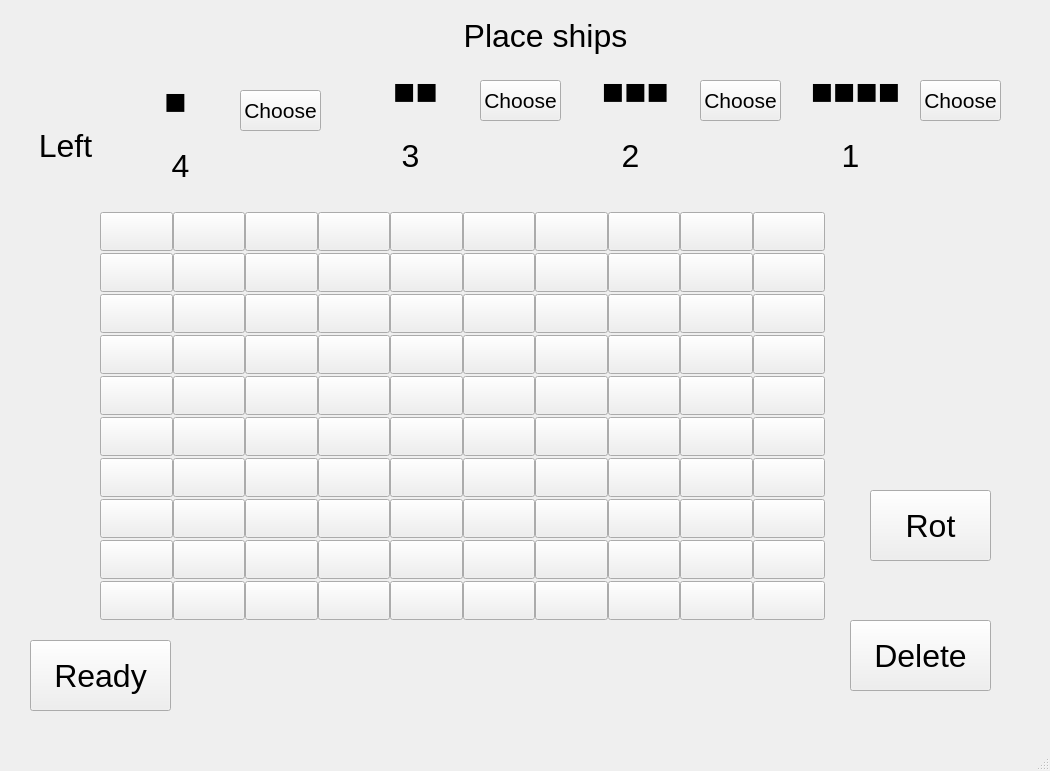
<?xml version="1.0" encoding="UTF-8"?>
<ui version="4.0">
 <class>MainWindow</class>
 <widget class="QMainWindow" name="MainWindow">
  <property name="geometry">
   <rect>
    <x>0</x>
    <y>0</y>
    <width>1050</width>
    <height>771</height>
   </rect>
  </property>
  <property name="windowTitle">
   <string>MainWindow</string>
  </property>
  <widget class="QWidget" name="centralwidget">
   <widget class="QWidget" name="gridLayoutWidget">
    <property name="geometry">
     <rect>
      <x>100</x>
      <y>210</y>
      <width>725</width>
      <height>412</height>
     </rect>
    </property>
    <property name="font">
     <font>
      <pointsize>20</pointsize>
     </font>
    </property>
    <layout class="QGridLayout" name="gridLayout">
     <property name="sizeConstraint">
      <enum>QLayout::SetDefaultConstraint</enum>
     </property>
     <property name="spacing">
      <number>0</number>
     </property>
     <item row="5" column="0">
      <widget class="QPushButton" name="btn_51">
       <property name="font">
        <font>
         <pointsize>20</pointsize>
        </font>
       </property>
       <property name="text">
        <string/>
       </property>
      </widget>
     </item>
     <item row="2" column="4">
      <widget class="QPushButton" name="btn_25">
       <property name="font">
        <font>
         <pointsize>20</pointsize>
        </font>
       </property>
       <property name="text">
        <string/>
       </property>
      </widget>
     </item>
     <item row="8" column="0">
      <widget class="QPushButton" name="btn_81">
       <property name="font">
        <font>
         <pointsize>20</pointsize>
        </font>
       </property>
       <property name="text">
        <string/>
       </property>
      </widget>
     </item>
     <item row="7" column="0">
      <widget class="QPushButton" name="btn_71">
       <property name="font">
        <font>
         <pointsize>20</pointsize>
        </font>
       </property>
       <property name="text">
        <string/>
       </property>
      </widget>
     </item>
     <item row="6" column="0">
      <widget class="QPushButton" name="btn_61">
       <property name="font">
        <font>
         <pointsize>20</pointsize>
        </font>
       </property>
       <property name="text">
        <string/>
       </property>
      </widget>
     </item>
     <item row="3" column="0">
      <widget class="QPushButton" name="btn_31">
       <property name="font">
        <font>
         <pointsize>20</pointsize>
        </font>
       </property>
       <property name="text">
        <string/>
       </property>
      </widget>
     </item>
     <item row="0" column="1">
      <widget class="QPushButton" name="btn_2">
       <property name="font">
        <font>
         <pointsize>20</pointsize>
        </font>
       </property>
       <property name="text">
        <string/>
       </property>
      </widget>
     </item>
     <item row="0" column="5">
      <widget class="QPushButton" name="btn_6">
       <property name="font">
        <font>
         <pointsize>20</pointsize>
        </font>
       </property>
       <property name="text">
        <string/>
       </property>
      </widget>
     </item>
     <item row="0" column="2">
      <widget class="QPushButton" name="btn_3">
       <property name="font">
        <font>
         <pointsize>20</pointsize>
        </font>
       </property>
       <property name="text">
        <string/>
       </property>
      </widget>
     </item>
     <item row="4" column="0">
      <widget class="QPushButton" name="btn_41">
       <property name="font">
        <font>
         <pointsize>20</pointsize>
        </font>
       </property>
       <property name="text">
        <string/>
       </property>
      </widget>
     </item>
     <item row="0" column="3">
      <widget class="QPushButton" name="btn_4">
       <property name="font">
        <font>
         <pointsize>20</pointsize>
        </font>
       </property>
       <property name="text">
        <string/>
       </property>
      </widget>
     </item>
     <item row="0" column="7">
      <widget class="QPushButton" name="btn_8">
       <property name="font">
        <font>
         <pointsize>20</pointsize>
        </font>
       </property>
       <property name="text">
        <string/>
       </property>
      </widget>
     </item>
     <item row="0" column="6">
      <widget class="QPushButton" name="btn_7">
       <property name="font">
        <font>
         <pointsize>20</pointsize>
        </font>
       </property>
       <property name="text">
        <string/>
       </property>
      </widget>
     </item>
     <item row="0" column="4">
      <widget class="QPushButton" name="btn_5">
       <property name="font">
        <font>
         <pointsize>20</pointsize>
        </font>
       </property>
       <property name="text">
        <string/>
       </property>
      </widget>
     </item>
     <item row="0" column="0">
      <widget class="QPushButton" name="btn_1">
       <property name="font">
        <font>
         <pointsize>20</pointsize>
        </font>
       </property>
       <property name="text">
        <string/>
       </property>
      </widget>
     </item>
     <item row="8" column="8">
      <widget class="QPushButton" name="btn_89">
       <property name="font">
        <font>
         <pointsize>20</pointsize>
        </font>
       </property>
       <property name="text">
        <string/>
       </property>
      </widget>
     </item>
     <item row="1" column="9">
      <widget class="QPushButton" name="btn_20">
       <property name="font">
        <font>
         <pointsize>20</pointsize>
        </font>
       </property>
       <property name="text">
        <string/>
       </property>
      </widget>
     </item>
     <item row="2" column="1">
      <widget class="QPushButton" name="btn_22">
       <property name="font">
        <font>
         <pointsize>20</pointsize>
        </font>
       </property>
       <property name="text">
        <string/>
       </property>
      </widget>
     </item>
     <item row="2" column="3">
      <widget class="QPushButton" name="btn_24">
       <property name="font">
        <font>
         <pointsize>20</pointsize>
        </font>
       </property>
       <property name="text">
        <string/>
       </property>
      </widget>
     </item>
     <item row="8" column="9">
      <widget class="QPushButton" name="btn_90">
       <property name="font">
        <font>
         <pointsize>20</pointsize>
        </font>
       </property>
       <property name="text">
        <string/>
       </property>
      </widget>
     </item>
     <item row="1" column="8">
      <widget class="QPushButton" name="btn_19">
       <property name="font">
        <font>
         <pointsize>20</pointsize>
        </font>
       </property>
       <property name="text">
        <string/>
       </property>
      </widget>
     </item>
     <item row="1" column="3">
      <widget class="QPushButton" name="btn_14">
       <property name="font">
        <font>
         <pointsize>20</pointsize>
        </font>
       </property>
       <property name="text">
        <string/>
       </property>
      </widget>
     </item>
     <item row="1" column="2">
      <widget class="QPushButton" name="btn_13">
       <property name="font">
        <font>
         <pointsize>20</pointsize>
        </font>
       </property>
       <property name="text">
        <string/>
       </property>
      </widget>
     </item>
     <item row="1" column="1">
      <widget class="QPushButton" name="btn_12">
       <property name="font">
        <font>
         <pointsize>20</pointsize>
        </font>
       </property>
       <property name="text">
        <string/>
       </property>
      </widget>
     </item>
     <item row="1" column="0">
      <widget class="QPushButton" name="btn_11">
       <property name="font">
        <font>
         <pointsize>20</pointsize>
        </font>
       </property>
       <property name="text">
        <string/>
       </property>
      </widget>
     </item>
     <item row="1" column="5">
      <widget class="QPushButton" name="btn_16">
       <property name="font">
        <font>
         <pointsize>20</pointsize>
        </font>
       </property>
       <property name="text">
        <string/>
       </property>
      </widget>
     </item>
     <item row="1" column="4">
      <widget class="QPushButton" name="btn_15">
       <property name="font">
        <font>
         <pointsize>20</pointsize>
        </font>
       </property>
       <property name="text">
        <string/>
       </property>
      </widget>
     </item>
     <item row="1" column="6">
      <widget class="QPushButton" name="btn_17">
       <property name="font">
        <font>
         <pointsize>20</pointsize>
        </font>
       </property>
       <property name="text">
        <string/>
       </property>
      </widget>
     </item>
     <item row="0" column="8">
      <widget class="QPushButton" name="btn_9">
       <property name="font">
        <font>
         <pointsize>20</pointsize>
        </font>
       </property>
       <property name="text">
        <string/>
       </property>
      </widget>
     </item>
     <item row="2" column="0">
      <widget class="QPushButton" name="btn_21">
       <property name="font">
        <font>
         <pointsize>20</pointsize>
        </font>
       </property>
       <property name="text">
        <string/>
       </property>
      </widget>
     </item>
     <item row="0" column="9">
      <widget class="QPushButton" name="btn_10">
       <property name="font">
        <font>
         <pointsize>20</pointsize>
        </font>
       </property>
       <property name="text">
        <string/>
       </property>
      </widget>
     </item>
     <item row="1" column="7">
      <widget class="QPushButton" name="btn_18">
       <property name="font">
        <font>
         <pointsize>20</pointsize>
        </font>
       </property>
       <property name="text">
        <string/>
       </property>
      </widget>
     </item>
     <item row="9" column="0">
      <widget class="QPushButton" name="btn_91">
       <property name="font">
        <font>
         <pointsize>20</pointsize>
        </font>
       </property>
       <property name="text">
        <string/>
       </property>
      </widget>
     </item>
     <item row="9" column="7">
      <widget class="QPushButton" name="btn_98">
       <property name="font">
        <font>
         <pointsize>20</pointsize>
        </font>
       </property>
       <property name="text">
        <string/>
       </property>
      </widget>
     </item>
     <item row="9" column="9">
      <widget class="QPushButton" name="btn_100">
       <property name="font">
        <font>
         <pointsize>20</pointsize>
        </font>
       </property>
       <property name="text">
        <string/>
       </property>
      </widget>
     </item>
     <item row="9" column="3">
      <widget class="QPushButton" name="btn_94">
       <property name="font">
        <font>
         <pointsize>20</pointsize>
        </font>
       </property>
       <property name="text">
        <string/>
       </property>
      </widget>
     </item>
     <item row="9" column="2">
      <widget class="QPushButton" name="btn_93">
       <property name="font">
        <font>
         <pointsize>20</pointsize>
        </font>
       </property>
       <property name="text">
        <string/>
       </property>
      </widget>
     </item>
     <item row="9" column="1">
      <widget class="QPushButton" name="btn_92">
       <property name="font">
        <font>
         <pointsize>20</pointsize>
        </font>
       </property>
       <property name="text">
        <string/>
       </property>
      </widget>
     </item>
     <item row="9" column="8">
      <widget class="QPushButton" name="btn_99">
       <property name="font">
        <font>
         <pointsize>20</pointsize>
        </font>
       </property>
       <property name="text">
        <string/>
       </property>
      </widget>
     </item>
     <item row="9" column="6">
      <widget class="QPushButton" name="btn_97">
       <property name="font">
        <font>
         <pointsize>20</pointsize>
        </font>
       </property>
       <property name="text">
        <string/>
       </property>
      </widget>
     </item>
     <item row="9" column="5">
      <widget class="QPushButton" name="btn_96">
       <property name="font">
        <font>
         <pointsize>20</pointsize>
        </font>
       </property>
       <property name="text">
        <string/>
       </property>
      </widget>
     </item>
     <item row="9" column="4">
      <widget class="QPushButton" name="btn_95">
       <property name="font">
        <font>
         <pointsize>20</pointsize>
        </font>
       </property>
       <property name="text">
        <string/>
       </property>
      </widget>
     </item>
     <item row="2" column="5">
      <widget class="QPushButton" name="btn_26">
       <property name="font">
        <font>
         <pointsize>20</pointsize>
        </font>
       </property>
       <property name="text">
        <string/>
       </property>
      </widget>
     </item>
     <item row="7" column="2">
      <widget class="QPushButton" name="btn_73">
       <property name="font">
        <font>
         <pointsize>20</pointsize>
        </font>
       </property>
       <property name="text">
        <string/>
       </property>
      </widget>
     </item>
     <item row="8" column="7">
      <widget class="QPushButton" name="btn_88">
       <property name="font">
        <font>
         <pointsize>20</pointsize>
        </font>
       </property>
       <property name="text">
        <string/>
       </property>
      </widget>
     </item>
     <item row="3" column="3">
      <widget class="QPushButton" name="btn_34">
       <property name="font">
        <font>
         <pointsize>20</pointsize>
        </font>
       </property>
       <property name="text">
        <string/>
       </property>
      </widget>
     </item>
     <item row="3" column="2">
      <widget class="QPushButton" name="btn_33">
       <property name="font">
        <font>
         <pointsize>20</pointsize>
        </font>
       </property>
       <property name="text">
        <string/>
       </property>
      </widget>
     </item>
     <item row="3" column="1">
      <widget class="QPushButton" name="btn_32">
       <property name="font">
        <font>
         <pointsize>20</pointsize>
        </font>
       </property>
       <property name="text">
        <string/>
       </property>
      </widget>
     </item>
     <item row="7" column="3">
      <widget class="QPushButton" name="btn_74">
       <property name="font">
        <font>
         <pointsize>20</pointsize>
        </font>
       </property>
       <property name="text">
        <string/>
       </property>
      </widget>
     </item>
     <item row="3" column="5">
      <widget class="QPushButton" name="btn_36">
       <property name="font">
        <font>
         <pointsize>20</pointsize>
        </font>
       </property>
       <property name="text">
        <string/>
       </property>
      </widget>
     </item>
     <item row="3" column="6">
      <widget class="QPushButton" name="btn_37">
       <property name="font">
        <font>
         <pointsize>20</pointsize>
        </font>
       </property>
       <property name="text">
        <string/>
       </property>
      </widget>
     </item>
     <item row="3" column="4">
      <widget class="QPushButton" name="btn_35">
       <property name="font">
        <font>
         <pointsize>20</pointsize>
        </font>
       </property>
       <property name="text">
        <string/>
       </property>
      </widget>
     </item>
     <item row="3" column="8">
      <widget class="QPushButton" name="btn_39">
       <property name="font">
        <font>
         <pointsize>20</pointsize>
        </font>
       </property>
       <property name="text">
        <string/>
       </property>
      </widget>
     </item>
     <item row="3" column="9">
      <widget class="QPushButton" name="btn_40">
       <property name="font">
        <font>
         <pointsize>20</pointsize>
        </font>
       </property>
       <property name="text">
        <string/>
       </property>
      </widget>
     </item>
     <item row="7" column="5">
      <widget class="QPushButton" name="btn_76">
       <property name="font">
        <font>
         <pointsize>20</pointsize>
        </font>
       </property>
       <property name="text">
        <string/>
       </property>
      </widget>
     </item>
     <item row="7" column="4">
      <widget class="QPushButton" name="btn_75">
       <property name="font">
        <font>
         <pointsize>20</pointsize>
        </font>
       </property>
       <property name="text">
        <string/>
       </property>
      </widget>
     </item>
     <item row="4" column="1">
      <widget class="QPushButton" name="btn_42">
       <property name="font">
        <font>
         <pointsize>20</pointsize>
        </font>
       </property>
       <property name="text">
        <string/>
       </property>
      </widget>
     </item>
     <item row="4" column="4">
      <widget class="QPushButton" name="btn_45">
       <property name="font">
        <font>
         <pointsize>20</pointsize>
        </font>
       </property>
       <property name="text">
        <string/>
       </property>
      </widget>
     </item>
     <item row="4" column="2">
      <widget class="QPushButton" name="btn_43">
       <property name="font">
        <font>
         <pointsize>20</pointsize>
        </font>
       </property>
       <property name="text">
        <string/>
       </property>
      </widget>
     </item>
     <item row="4" column="6">
      <widget class="QPushButton" name="btn_47">
       <property name="font">
        <font>
         <pointsize>20</pointsize>
        </font>
       </property>
       <property name="text">
        <string/>
       </property>
      </widget>
     </item>
     <item row="4" column="5">
      <widget class="QPushButton" name="btn_46">
       <property name="font">
        <font>
         <pointsize>20</pointsize>
        </font>
       </property>
       <property name="text">
        <string/>
       </property>
      </widget>
     </item>
     <item row="4" column="3">
      <widget class="QPushButton" name="btn_44">
       <property name="font">
        <font>
         <pointsize>20</pointsize>
        </font>
       </property>
       <property name="text">
        <string/>
       </property>
      </widget>
     </item>
     <item row="4" column="7">
      <widget class="QPushButton" name="btn_48">
       <property name="font">
        <font>
         <pointsize>20</pointsize>
        </font>
       </property>
       <property name="text">
        <string/>
       </property>
      </widget>
     </item>
     <item row="4" column="9">
      <widget class="QPushButton" name="btn_50">
       <property name="font">
        <font>
         <pointsize>20</pointsize>
        </font>
       </property>
       <property name="text">
        <string/>
       </property>
      </widget>
     </item>
     <item row="4" column="8">
      <widget class="QPushButton" name="btn_49">
       <property name="font">
        <font>
         <pointsize>20</pointsize>
        </font>
       </property>
       <property name="text">
        <string/>
       </property>
      </widget>
     </item>
     <item row="7" column="6">
      <widget class="QPushButton" name="btn_77">
       <property name="font">
        <font>
         <pointsize>20</pointsize>
        </font>
       </property>
       <property name="text">
        <string/>
       </property>
      </widget>
     </item>
     <item row="7" column="7">
      <widget class="QPushButton" name="btn_78">
       <property name="font">
        <font>
         <pointsize>20</pointsize>
        </font>
       </property>
       <property name="text">
        <string/>
       </property>
      </widget>
     </item>
     <item row="5" column="4">
      <widget class="QPushButton" name="btn_55">
       <property name="font">
        <font>
         <pointsize>20</pointsize>
        </font>
       </property>
       <property name="text">
        <string/>
       </property>
      </widget>
     </item>
     <item row="7" column="8">
      <widget class="QPushButton" name="btn_79">
       <property name="font">
        <font>
         <pointsize>20</pointsize>
        </font>
       </property>
       <property name="text">
        <string/>
       </property>
      </widget>
     </item>
     <item row="5" column="5">
      <widget class="QPushButton" name="btn_56">
       <property name="font">
        <font>
         <pointsize>20</pointsize>
        </font>
       </property>
       <property name="text">
        <string/>
       </property>
      </widget>
     </item>
     <item row="7" column="9">
      <widget class="QPushButton" name="btn_80">
       <property name="font">
        <font>
         <pointsize>20</pointsize>
        </font>
       </property>
       <property name="text">
        <string/>
       </property>
      </widget>
     </item>
     <item row="5" column="1">
      <widget class="QPushButton" name="btn_52">
       <property name="font">
        <font>
         <pointsize>20</pointsize>
        </font>
       </property>
       <property name="text">
        <string/>
       </property>
      </widget>
     </item>
     <item row="5" column="2">
      <widget class="QPushButton" name="btn_53">
       <property name="font">
        <font>
         <pointsize>20</pointsize>
        </font>
       </property>
       <property name="text">
        <string/>
       </property>
      </widget>
     </item>
     <item row="5" column="3">
      <widget class="QPushButton" name="btn_54">
       <property name="font">
        <font>
         <pointsize>20</pointsize>
        </font>
       </property>
       <property name="text">
        <string/>
       </property>
      </widget>
     </item>
     <item row="5" column="9">
      <widget class="QPushButton" name="btn_60">
       <property name="font">
        <font>
         <pointsize>20</pointsize>
        </font>
       </property>
       <property name="text">
        <string/>
       </property>
      </widget>
     </item>
     <item row="5" column="6">
      <widget class="QPushButton" name="btn_57">
       <property name="font">
        <font>
         <pointsize>20</pointsize>
        </font>
       </property>
       <property name="text">
        <string/>
       </property>
      </widget>
     </item>
     <item row="5" column="8">
      <widget class="QPushButton" name="btn_59">
       <property name="font">
        <font>
         <pointsize>20</pointsize>
        </font>
       </property>
       <property name="text">
        <string/>
       </property>
      </widget>
     </item>
     <item row="5" column="7">
      <widget class="QPushButton" name="btn_58">
       <property name="font">
        <font>
         <pointsize>20</pointsize>
        </font>
       </property>
       <property name="text">
        <string/>
       </property>
      </widget>
     </item>
     <item row="6" column="1">
      <widget class="QPushButton" name="btn_62">
       <property name="font">
        <font>
         <pointsize>20</pointsize>
        </font>
       </property>
       <property name="text">
        <string/>
       </property>
      </widget>
     </item>
     <item row="6" column="6">
      <widget class="QPushButton" name="btn_67">
       <property name="font">
        <font>
         <pointsize>20</pointsize>
        </font>
       </property>
       <property name="text">
        <string/>
       </property>
      </widget>
     </item>
     <item row="6" column="7">
      <widget class="QPushButton" name="btn_68">
       <property name="font">
        <font>
         <pointsize>20</pointsize>
        </font>
       </property>
       <property name="text">
        <string/>
       </property>
      </widget>
     </item>
     <item row="6" column="2">
      <widget class="QPushButton" name="btn_63">
       <property name="font">
        <font>
         <pointsize>20</pointsize>
        </font>
       </property>
       <property name="text">
        <string/>
       </property>
      </widget>
     </item>
     <item row="6" column="4">
      <widget class="QPushButton" name="btn_65">
       <property name="font">
        <font>
         <pointsize>20</pointsize>
        </font>
       </property>
       <property name="text">
        <string/>
       </property>
      </widget>
     </item>
     <item row="6" column="3">
      <widget class="QPushButton" name="btn_64">
       <property name="font">
        <font>
         <pointsize>20</pointsize>
        </font>
       </property>
       <property name="text">
        <string/>
       </property>
      </widget>
     </item>
     <item row="6" column="5">
      <widget class="QPushButton" name="btn_66">
       <property name="font">
        <font>
         <pointsize>20</pointsize>
        </font>
       </property>
       <property name="text">
        <string/>
       </property>
      </widget>
     </item>
     <item row="6" column="9">
      <widget class="QPushButton" name="btn_70">
       <property name="font">
        <font>
         <pointsize>20</pointsize>
        </font>
       </property>
       <property name="text">
        <string/>
       </property>
      </widget>
     </item>
     <item row="6" column="8">
      <widget class="QPushButton" name="btn_69">
       <property name="font">
        <font>
         <pointsize>20</pointsize>
        </font>
       </property>
       <property name="text">
        <string/>
       </property>
      </widget>
     </item>
     <item row="2" column="7">
      <widget class="QPushButton" name="btn_28">
       <property name="font">
        <font>
         <pointsize>20</pointsize>
        </font>
       </property>
       <property name="text">
        <string/>
       </property>
      </widget>
     </item>
     <item row="2" column="8">
      <widget class="QPushButton" name="btn_29">
       <property name="font">
        <font>
         <pointsize>20</pointsize>
        </font>
       </property>
       <property name="text">
        <string/>
       </property>
      </widget>
     </item>
     <item row="2" column="9">
      <widget class="QPushButton" name="btn_30">
       <property name="font">
        <font>
         <pointsize>20</pointsize>
        </font>
       </property>
       <property name="text">
        <string/>
       </property>
      </widget>
     </item>
     <item row="8" column="1">
      <widget class="QPushButton" name="btn_82">
       <property name="font">
        <font>
         <pointsize>20</pointsize>
        </font>
       </property>
       <property name="text">
        <string/>
       </property>
      </widget>
     </item>
     <item row="8" column="2">
      <widget class="QPushButton" name="btn_83">
       <property name="font">
        <font>
         <pointsize>20</pointsize>
        </font>
       </property>
       <property name="text">
        <string/>
       </property>
      </widget>
     </item>
     <item row="2" column="6">
      <widget class="QPushButton" name="btn_27">
       <property name="font">
        <font>
         <pointsize>20</pointsize>
        </font>
       </property>
       <property name="text">
        <string/>
       </property>
      </widget>
     </item>
     <item row="7" column="1">
      <widget class="QPushButton" name="btn_72">
       <property name="font">
        <font>
         <pointsize>20</pointsize>
        </font>
       </property>
       <property name="text">
        <string/>
       </property>
      </widget>
     </item>
     <item row="8" column="5">
      <widget class="QPushButton" name="btn_86">
       <property name="font">
        <font>
         <pointsize>20</pointsize>
        </font>
       </property>
       <property name="text">
        <string/>
       </property>
      </widget>
     </item>
     <item row="8" column="6">
      <widget class="QPushButton" name="btn_87">
       <property name="font">
        <font>
         <pointsize>20</pointsize>
        </font>
       </property>
       <property name="text">
        <string/>
       </property>
      </widget>
     </item>
     <item row="8" column="4">
      <widget class="QPushButton" name="btn_85">
       <property name="font">
        <font>
         <pointsize>20</pointsize>
        </font>
       </property>
       <property name="text">
        <string/>
       </property>
      </widget>
     </item>
     <item row="8" column="3">
      <widget class="QPushButton" name="btn_84">
       <property name="font">
        <font>
         <pointsize>20</pointsize>
        </font>
       </property>
       <property name="text">
        <string/>
       </property>
      </widget>
     </item>
     <item row="3" column="7">
      <widget class="QPushButton" name="btn_38">
       <property name="font">
        <font>
         <pointsize>20</pointsize>
        </font>
       </property>
       <property name="text">
        <string/>
       </property>
      </widget>
     </item>
     <item row="2" column="2">
      <widget class="QPushButton" name="btn_23">
       <property name="font">
        <font>
         <pointsize>20</pointsize>
        </font>
       </property>
       <property name="text">
        <string/>
       </property>
      </widget>
     </item>
    </layout>
   </widget>
   <widget class="QLabel" name="label">
    <property name="geometry">
     <rect>
      <x>380</x>
      <y>10</y>
      <width>331</width>
      <height>51</height>
     </rect>
    </property>
    <property name="font">
     <font>
      <pointsize>24</pointsize>
     </font>
    </property>
    <property name="text">
     <string>Place ships</string>
    </property>
    <property name="alignment">
     <set>Qt::AlignCenter</set>
    </property>
   </widget>
   <widget class="QPushButton" name="btn_ready">
    <property name="geometry">
     <rect>
      <x>30</x>
      <y>640</y>
      <width>141</width>
      <height>71</height>
     </rect>
    </property>
    <property name="font">
     <font>
      <pointsize>24</pointsize>
     </font>
    </property>
    <property name="text">
     <string>Ready</string>
    </property>
   </widget>
   <widget class="QPushButton" name="btn_take_1">
    <property name="geometry">
     <rect>
      <x>240</x>
      <y>90</y>
      <width>81</width>
      <height>41</height>
     </rect>
    </property>
    <property name="font">
     <font>
      <pointsize>16</pointsize>
     </font>
    </property>
    <property name="text">
     <string>Choose</string>
    </property>
   </widget>
   <widget class="QLabel" name="label_sm1">
    <property name="geometry">
     <rect>
      <x>120</x>
      <y>80</y>
      <width>111</width>
      <height>71</height>
     </rect>
    </property>
    <property name="font">
     <font>
      <pointsize>28</pointsize>
     </font>
    </property>
    <property name="text">
     <string>■</string>
    </property>
    <property name="alignment">
     <set>Qt::AlignHCenter|Qt::AlignTop</set>
    </property>
   </widget>
   <widget class="QLabel" name="label_left">
    <property name="geometry">
     <rect>
      <x>10</x>
      <y>110</y>
      <width>111</width>
      <height>71</height>
     </rect>
    </property>
    <property name="font">
     <font>
      <pointsize>24</pointsize>
     </font>
    </property>
    <property name="text">
     <string>Left</string>
    </property>
    <property name="alignment">
     <set>Qt::AlignCenter</set>
    </property>
   </widget>
   <widget class="QLabel" name="label_1">
    <property name="geometry">
     <rect>
      <x>140</x>
      <y>130</y>
      <width>81</width>
      <height>71</height>
     </rect>
    </property>
    <property name="font">
     <font>
      <pointsize>24</pointsize>
     </font>
    </property>
    <property name="text">
     <string>4</string>
    </property>
    <property name="alignment">
     <set>Qt::AlignCenter</set>
    </property>
   </widget>
   <widget class="QPushButton" name="btn_take_2">
    <property name="geometry">
     <rect>
      <x>480</x>
      <y>80</y>
      <width>81</width>
      <height>41</height>
     </rect>
    </property>
    <property name="font">
     <font>
      <pointsize>16</pointsize>
     </font>
    </property>
    <property name="text">
     <string>Choose</string>
    </property>
   </widget>
   <widget class="QLabel" name="label_2">
    <property name="geometry">
     <rect>
      <x>370</x>
      <y>120</y>
      <width>81</width>
      <height>71</height>
     </rect>
    </property>
    <property name="font">
     <font>
      <pointsize>24</pointsize>
     </font>
    </property>
    <property name="text">
     <string>3</string>
    </property>
    <property name="alignment">
     <set>Qt::AlignCenter</set>
    </property>
   </widget>
   <widget class="QLabel" name="label_sm1_2">
    <property name="geometry">
     <rect>
      <x>360</x>
      <y>70</y>
      <width>111</width>
      <height>71</height>
     </rect>
    </property>
    <property name="font">
     <font>
      <pointsize>28</pointsize>
     </font>
    </property>
    <property name="text">
     <string>■■</string>
    </property>
    <property name="alignment">
     <set>Qt::AlignHCenter|Qt::AlignTop</set>
    </property>
   </widget>
   <widget class="QPushButton" name="btn_take_3">
    <property name="geometry">
     <rect>
      <x>700</x>
      <y>80</y>
      <width>81</width>
      <height>41</height>
     </rect>
    </property>
    <property name="font">
     <font>
      <pointsize>16</pointsize>
     </font>
    </property>
    <property name="text">
     <string>Choose</string>
    </property>
   </widget>
   <widget class="QLabel" name="label_3">
    <property name="geometry">
     <rect>
      <x>590</x>
      <y>120</y>
      <width>81</width>
      <height>71</height>
     </rect>
    </property>
    <property name="font">
     <font>
      <pointsize>24</pointsize>
     </font>
    </property>
    <property name="text">
     <string>2</string>
    </property>
    <property name="alignment">
     <set>Qt::AlignCenter</set>
    </property>
   </widget>
   <widget class="QLabel" name="label_sm1_3">
    <property name="geometry">
     <rect>
      <x>580</x>
      <y>70</y>
      <width>111</width>
      <height>71</height>
     </rect>
    </property>
    <property name="font">
     <font>
      <pointsize>28</pointsize>
     </font>
    </property>
    <property name="text">
     <string>■■■</string>
    </property>
    <property name="alignment">
     <set>Qt::AlignHCenter|Qt::AlignTop</set>
    </property>
   </widget>
   <widget class="QPushButton" name="btn_take_4">
    <property name="geometry">
     <rect>
      <x>920</x>
      <y>80</y>
      <width>81</width>
      <height>41</height>
     </rect>
    </property>
    <property name="font">
     <font>
      <pointsize>16</pointsize>
     </font>
    </property>
    <property name="text">
     <string>Choose</string>
    </property>
   </widget>
   <widget class="QLabel" name="label_4">
    <property name="geometry">
     <rect>
      <x>810</x>
      <y>120</y>
      <width>81</width>
      <height>71</height>
     </rect>
    </property>
    <property name="font">
     <font>
      <pointsize>24</pointsize>
     </font>
    </property>
    <property name="text">
     <string>1</string>
    </property>
    <property name="alignment">
     <set>Qt::AlignCenter</set>
    </property>
   </widget>
   <widget class="QLabel" name="label_sm1_4">
    <property name="geometry">
     <rect>
      <x>800</x>
      <y>70</y>
      <width>111</width>
      <height>71</height>
     </rect>
    </property>
    <property name="font">
     <font>
      <pointsize>28</pointsize>
     </font>
    </property>
    <property name="text">
     <string>■■■■</string>
    </property>
    <property name="alignment">
     <set>Qt::AlignHCenter|Qt::AlignTop</set>
    </property>
   </widget>
   <widget class="QLabel" name="label_show">
    <property name="geometry">
     <rect>
      <x>830</x>
      <y>220</y>
      <width>131</width>
      <height>221</height>
     </rect>
    </property>
    <property name="font">
     <font>
      <pointsize>28</pointsize>
     </font>
    </property>
    <property name="text">
     <string/>
    </property>
    <property name="alignment">
     <set>Qt::AlignCenter</set>
    </property>
   </widget>
   <widget class="QPushButton" name="btn_rotate">
    <property name="geometry">
     <rect>
      <x>870</x>
      <y>490</y>
      <width>121</width>
      <height>71</height>
     </rect>
    </property>
    <property name="font">
     <font>
      <pointsize>24</pointsize>
     </font>
    </property>
    <property name="text">
     <string>Rot</string>
    </property>
   </widget>
   <widget class="QPushButton" name="btn_delete">
    <property name="geometry">
     <rect>
      <x>850</x>
      <y>620</y>
      <width>141</width>
      <height>71</height>
     </rect>
    </property>
    <property name="font">
     <font>
      <pointsize>24</pointsize>
     </font>
    </property>
    <property name="text">
     <string>Delete</string>
    </property>
   </widget>
  </widget>
  <widget class="QMenuBar" name="menubar">
   <property name="geometry">
    <rect>
     <x>0</x>
     <y>0</y>
     <width>1050</width>
     <height>21</height>
    </rect>
   </property>
  </widget>
  <widget class="QStatusBar" name="statusbar"/>
 </widget>
 <resources/>
 <connections/>
</ui>
